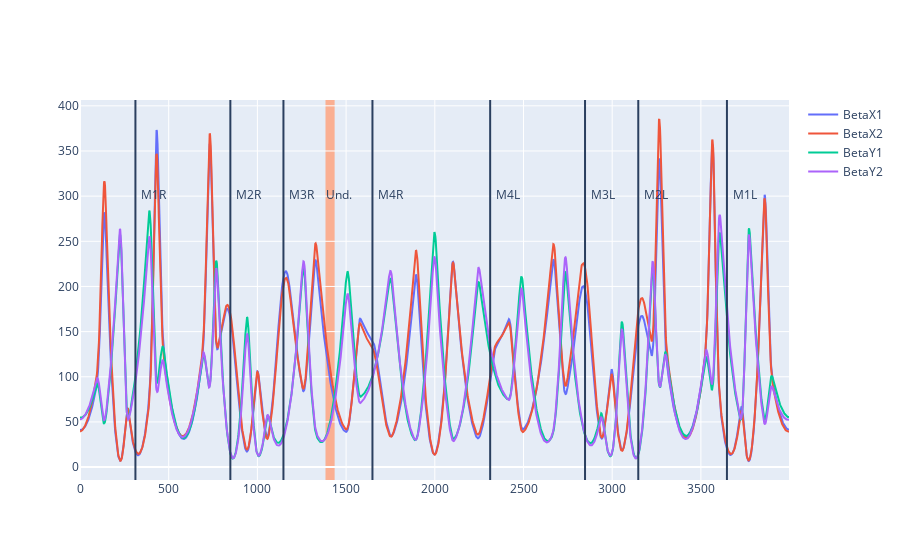

Notebook code cell kept with this figure:
### Code cell
import plotly.graph_objects as go

fig = go.Figure()

# Add traces
fig.add_trace(go.Scatter(x=ldf['S[cm]'], y=ldf['BetaX1'],
                    mode='lines',
                    name='BetaX1'))
fig.add_trace(go.Scatter(x=ldf['S[cm]'], y=ldf['BetaX2'],
                    mode='lines',
                    name='BetaX2'))
fig.add_trace(go.Scatter(x=ldf['S[cm]'], y=ldf['BetaY1'],
                    mode='lines',
                    name='BetaY1'))
fig.add_trace(go.Scatter(x=ldf['S[cm]'], y=ldf['BetaY2'],
                    mode='lines',
                    name='BetaY2'))
# fig.add_trace(go.Scatter(x=ldf['S[cm]'], y=c1,
#                     mode='lines+markers',
#                     name='cos nu1'))
# fig.add_trace(go.Scatter(x=ldf['S[cm]'], y=c2,
#                     mode='lines+markers',
#                     name='cos nu2'))
y0, y1 = 0,400
for x in lattice.camera_positions:
    fig.add_vline(x)
fig.add_trace(go.Scatter(x=100+np.array(lattice.camera_positions),
                         y=300*np.ones(len(lattice.camera_positions)),
                         text=lattice.camera_names, mode='text', showlegend=False))

x0,x1 = lattice.undulator_range
fig.add_vrect(x0=x0,x1=x1,fillcolor="LightSalmon", opacity=0.8,
    layer="below", line_width=0)
fig.add_trace(go.Scatter(x=[50+lattice.undulator_middle],
                         y=[300],
                         text=["Und."], mode='text', showlegend=False))

fig.show()

### Figure 1 — Plotly figure (JSON) as saved in the notebook; plotly's stock layout.template omitted (floating-point values rounded to 4 significant figures; data arrays with more than 128 entries replaced by an {"elided": "..."} marker saying what was removed)
{"data": [{"mode": "lines", "name": "BetaX1", "type": "scatter", "x": {"elided": "2164 float values"}, "y": {"elided": "2164 float values"}}, {"mode": "lines", "name": "BetaX2", "type": "scatter", "x": {"elided": "2164 float values"}, "y": {"elided": "2164 float values"}}, {"mode": "lines", "name": "BetaY1", "type": "scatter", "x": {"elided": "2164 float values"}, "y": {"elided": "2164 float values"}}, {"mode": "lines", "name": "BetaY2", "type": "scatter", "x": {"elided": "2164 float values"}, "y": {"elided": "2164 float values"}}, {"mode": "text", "showlegend": false, "text": ["M1R", "M2R", "M3R", "M4R", "M4L", "M3L", "M2L", "M1L"], "type": "scatter", "x": [412.4, 947.5, 1247.0, 1749.0, 2412.0, 2947.0, 3247.0, 3747.0], "y": [300, 300, 300, 300, 300, 300, 300, 300]}, {"mode": "text", "showlegend": false, "text": ["Und."], "type": "scatter", "x": [1460.0], "y": [300]}], "layout": {"shapes": [{"type": "line", "x0": 312.4, "x1": 312.4, "xref": "x", "y0": 0, "y1": 1, "yref": "y domain"}, {"type": "line", "x0": 847.5, "x1": 847.5, "xref": "x", "y0": 0, "y1": 1, "yref": "y domain"}, {"type": "line", "x0": 1147.0, "x1": 1147.0, "xref": "x", "y0": 0, "y1": 1, "yref": "y domain"}, {"type": "line", "x0": 1649.0, "x1": 1649.0, "xref": "x", "y0": 0, "y1": 1, "yref": "y domain"}, {"type": "line", "x0": 2312.0, "x1": 2312.0, "xref": "x", "y0": 0, "y1": 1, "yref": "y domain"}, {"type": "line", "x0": 2847.0, "x1": 2847.0, "xref": "x", "y0": 0, "y1": 1, "yref": "y domain"}, {"type": "line", "x0": 3147.0, "x1": 3147.0, "xref": "x", "y0": 0, "y1": 1, "yref": "y domain"}, {"type": "line", "x0": 3647.0, "x1": 3647.0, "xref": "x", "y0": 0, "y1": 1, "yref": "y domain"}, {"fillcolor": "LightSalmon", "layer": "below", "line": {"width": 0}, "opacity": 0.8, "type": "rect", "x0": 1384.0, "x1": 1435.0, "xref": "x", "y0": 0, "y1": 1, "yref": "y domain"}]}}
